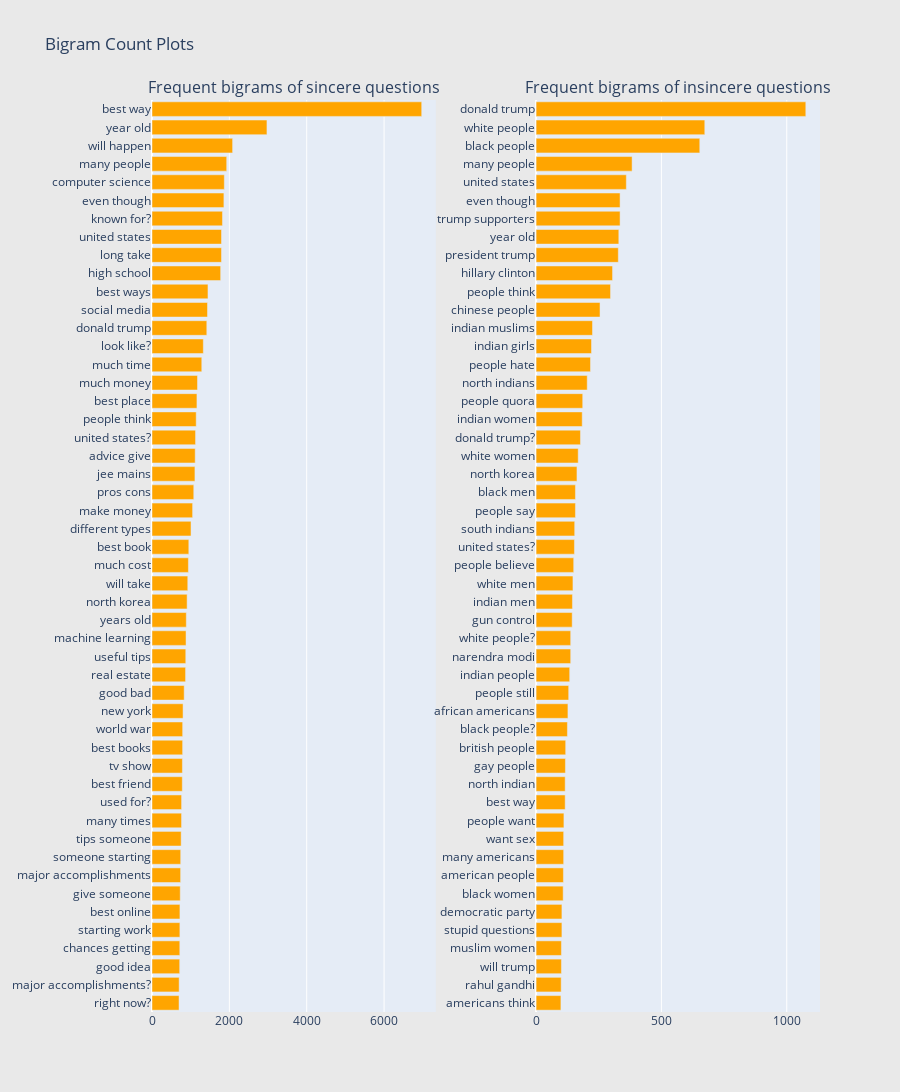

Notebook code cell kept with this figure:
### Markdown cell above
**Observations:**
* Some of the top words are common across both the classes like 'people', 'will', 'think' etc
* The other top words in sincere questions after excluding the common ones at the very top are 'best', 'good' etc
* The other top words in insincere questions after excluding the common ones are 'trump', 'women', 'white' etc

Now let us also create bigram frequency plots for both the classes separately to get more idea.

### Code cell
%%time
freq_dict = defaultdict(int)
for sent in train0_df["question_text"]:
    for word in generate_ngrams(sent,2):
        freq_dict[word] += 1
fd_sorted = pd.DataFrame(sorted(freq_dict.items(), key=lambda x: x[1])[::-1])
fd_sorted.columns = ["word", "wordcount"]
trace0 = horizontal_bar_chart(fd_sorted.head(50), 'orange')


freq_dict = defaultdict(int)
for sent in train1_df["question_text"]:
    for word in generate_ngrams(sent,2):
        freq_dict[word] += 1
fd_sorted = pd.DataFrame(sorted(freq_dict.items(), key=lambda x: x[1])[::-1])
fd_sorted.columns = ["word", "wordcount"]
trace1 = horizontal_bar_chart(fd_sorted.head(50), 'orange')

# Creating two subplots
fig = tools.make_subplots(rows=1, cols=2, vertical_spacing=0.04,horizontal_spacing=0.15,
                          subplot_titles=["Frequent bigrams of sincere questions", 
                                          "Frequent bigrams of insincere questions"])
fig.append_trace(trace0, 1, 1)
fig.append_trace(trace1, 1, 2)
fig['layout'].update(height=1200, width=900, paper_bgcolor='rgb(233,233,233)', title="Bigram Count Plots")
py.iplot(fig, filename='word-plots')

### Figure 1 — Plotly figure (JSON) as saved in the notebook; plotly's stock layout.template omitted (floating-point values rounded to 4 significant figures)
{"data": [{"marker": {"color": "orange"}, "orientation": "h", "showlegend": false, "type": "bar", "x": [699, 702, 716, 719, 721, 722, 730, 740, 742, 754, 764, 765, 783, 786, 792, 793, 803, 832, 868, 873, 880, 887, 908, 925, 941, 952, 1009, 1050, 1080, 1110, 1117, 1126, 1143, 1162, 1176, 1287, 1327, 1417, 1435, 1447, 1775, 1796, 1797, 1822, 1859, 1870, 1931, 2084, 2972, 6973], "xaxis": "x", "y": ["right now?", "major accomplishments?", "good idea", "chances getting", "starting work", "best online", "give someone", "major accomplishments", "someone starting", "tips someone", "many times", "used for?", "best friend", "tv show", "best books", "world war", "new york", "good bad", "real estate", "useful tips", "machine learning", "years old", "north korea", "will take", "much cost", "best book", "different types", "make money", "pros cons", "jee mains", "advice give", "united states?", "people think", "best place", "much money", "much time", "look like?", "donald trump", "social media", "best ways", "high school", "long take", "united states", "known for?", "even though", "computer science", "many people", "will happen", "year old", "best way"], "yaxis": "y"}, {"marker": {"color": "orange"}, "orientation": "h", "showlegend": false, "type": "bar", "x": [99, 100, 101, 101, 103, 103, 108, 109, 110, 110, 111, 116, 116, 117, 118, 125, 127, 130, 134, 138, 138, 144, 145, 147, 150, 153, 154, 157, 157, 163, 168, 177, 184, 186, 204, 217, 221, 225, 255, 297, 305, 328, 330, 335, 335, 360, 383, 653, 673, 1076], "xaxis": "x2", "y": ["americans think", "rahul gandhi", "will trump", "muslim women", "stupid questions", "democratic party", "black women", "american people", "many americans", "want sex", "people want", "best way", "north indian", "gay people", "british people", "black people?", "african americans", "people still", "indian people", "narendra modi", "white people?", "gun control", "indian men", "white men", "people believe", "united states?", "south indians", "people say", "black men", "north korea", "white women", "donald trump?", "indian women", "people quora", "north indians", "people hate", "indian girls", "indian muslims", "chinese people", "people think", "hillary clinton", "president trump", "year old", "trump supporters", "even though", "united states", "many people", "black people", "white people", "donald trump"], "yaxis": "y2"}], "layout": {"annotations": [{"font": {"size": 16}, "showarrow": false, "text": "Frequent bigrams of sincere questions", "x": 0.2125, "xanchor": "center", "xref": "paper", "y": 1, "yanchor": "bottom", "yref": "paper"}, {"font": {"size": 16}, "showarrow": false, "text": "Frequent bigrams of insincere questions", "x": 0.7875, "xanchor": "center", "xref": "paper", "y": 1, "yanchor": "bottom", "yref": "paper"}], "height": 1200, "paper_bgcolor": "rgb(233,233,233)", "title": {"text": "Bigram Count Plots"}, "width": 900, "xaxis": {"anchor": "y", "domain": [0, 0.425]}, "xaxis2": {"anchor": "y2", "domain": [0.575, 1]}, "yaxis": {"anchor": "x", "domain": [0, 1]}, "yaxis2": {"anchor": "x2", "domain": [0, 1]}}}
